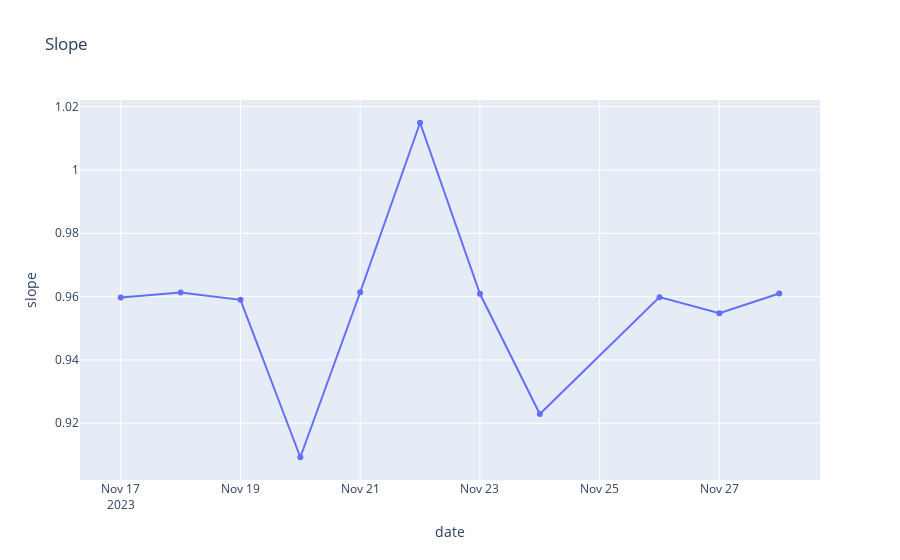
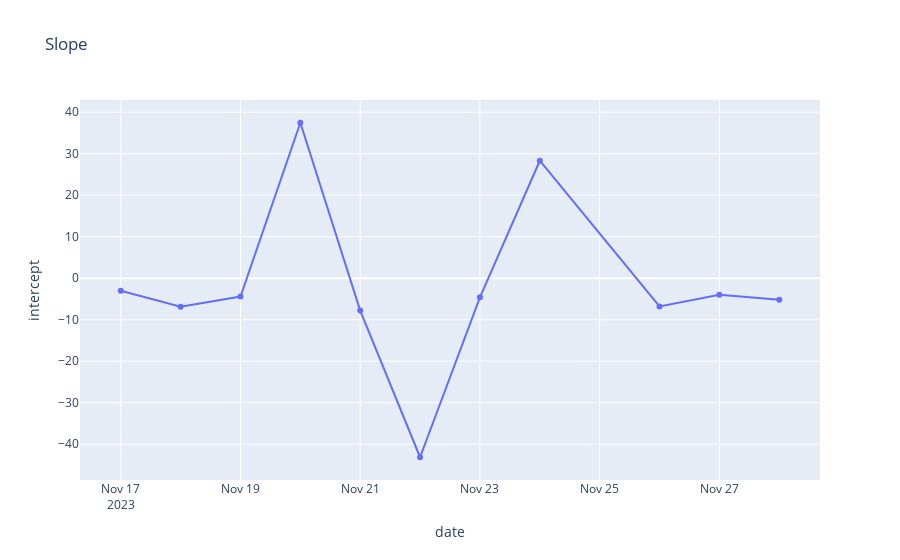

Here is the notebook cell these charts were saved with, in order:
### Code cell
fig = px.line(df_sys.collect(), x="date", y=f"slope", markers=True, title = "Slope")
fig.show()

fig = px.line(df_sys.collect(), x="date", y=f"intercept", markers=True, title = "Slope")
fig.show()

### Figure 1 — Plotly figure (JSON) as saved in the notebook; plotly's stock layout.template omitted (floating-point values rounded to 4 significant figures)
{"data": [{"hovertemplate": "date=%{x}<br>slope=%{y}<extra></extra>", "legendgroup": "", "line": {"color": "#636efa", "dash": "solid"}, "marker": {"symbol": "circle"}, "mode": "markers+lines", "name": "", "orientation": "v", "showlegend": false, "type": "scatter", "x": ["2023-11-17T00:00:00", "2023-11-18T00:00:00", "2023-11-19T00:00:00", "2023-11-20T00:00:00", "2023-11-21T00:00:00", "2023-11-22T00:00:00", "2023-11-23T00:00:00", "2023-11-24T00:00:00", "2023-11-26T00:00:00", "2023-11-27T00:00:00", "2023-11-28T00:00:00"], "xaxis": "x", "y": [0.9597, 0.9613, 0.959, 0.9093, 0.9614, 1.015, 0.9609, 0.9229, 0.9598, 0.9548, 0.961], "yaxis": "y"}], "layout": {"legend": {"tracegroupgap": 0}, "title": {"text": "Slope"}, "xaxis": {"anchor": "y", "domain": [0, 1], "title": {"text": "date"}}, "yaxis": {"anchor": "x", "domain": [0, 1], "title": {"text": "slope"}}}}

### Figure 2 — Plotly figure (JSON) as saved in the notebook; plotly's stock layout.template omitted (floating-point values rounded to 4 significant figures)
{"data": [{"hovertemplate": "date=%{x}<br>intercept=%{y}<extra></extra>", "legendgroup": "", "line": {"color": "#636efa", "dash": "solid"}, "marker": {"symbol": "circle"}, "mode": "markers+lines", "name": "", "orientation": "v", "showlegend": false, "type": "scatter", "x": ["2023-11-17T00:00:00", "2023-11-18T00:00:00", "2023-11-19T00:00:00", "2023-11-20T00:00:00", "2023-11-21T00:00:00", "2023-11-22T00:00:00", "2023-11-23T00:00:00", "2023-11-24T00:00:00", "2023-11-26T00:00:00", "2023-11-27T00:00:00", "2023-11-28T00:00:00"], "xaxis": "x", "y": [-3.04, -6.859, -4.431, 37.46, -7.807, -43.14, -4.611, 28.31, -6.804, -3.966, -5.213], "yaxis": "y"}], "layout": {"legend": {"tracegroupgap": 0}, "title": {"text": "Slope"}, "xaxis": {"anchor": "y", "domain": [0, 1], "title": {"text": "date"}}, "yaxis": {"anchor": "x", "domain": [0, 1], "title": {"text": "intercept"}}}}
